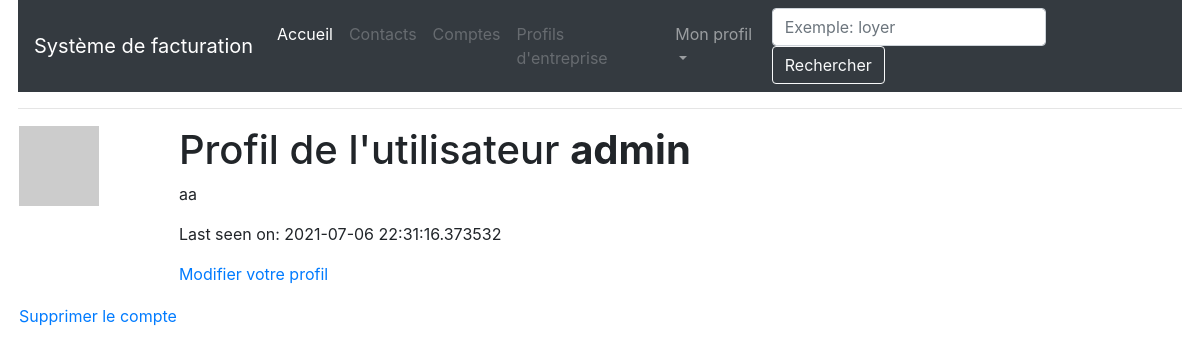
Page /user/admin (signed in) on the earlier database version.
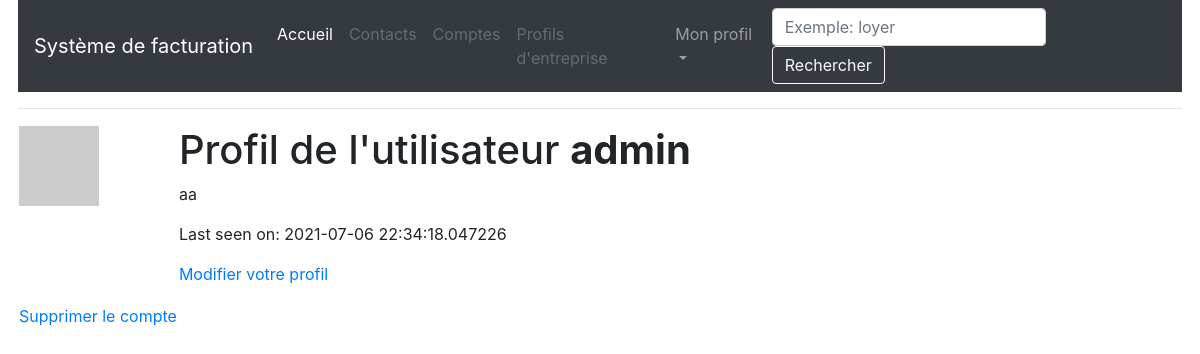
Same page on the later database version.
### app/models.py (models this page shows, shortened)
class User(UserMixin, db.Model):
    id = db.Column(db.Integer, primary_key=True)
    username = db.Column(db.String(64), index=True, unique=True)
    email = db.Column(db.String(120), index=True, unique=True)
    password_hash = db.Column(db.String(128))
    factures = db.relationship('Facture', backref='author', lazy='dynamic')
    about_me = db.Column(db.String(140))
    last_seen = db.Column(db.DateTime, default=datetime.utcnow)
    def avatar(self, size):
        digest = md5(self.email.lower().encode('utf-8')).hexdigest()
        return 'https://www.gravatar.com/avatar/{}?d=identicon&s={}'.format(digest, size)

### app/routes.py (the view)
@app.route('/user/<username>')
@login_required
def user(username):
    user = User.query.filter_by(username=username).first_or_404()
    return render_template('user.html', title='Mon profil', user=user)

### app/models.py (called while the page is built)
@login.user_loader
def load_user(id):
    return User.query.get(int(id))

### app/routes.py (called while the page is built)
@app.before_request
def before_request():
    if current_user.is_authenticated:
        current_user.last_seen = datetime.utcnow()
        db.session.commit()

### app/templates/user.html
{% extends "base.html" %}
{% block app_content %}
    <table>
        <tr valign="top">
            <td><img src="{{ user.avatar(128) }}"></td>
            <td>
                <h1>Profil de l'utilisateur <strong>{{ user.username }}</strong></h1>
                {% if user.about_me %}<p>{{ user.about_me }}</p>{% endif %}
                {% if user.last_seen %}<p>Last seen on: {{ user.last_seen }}</p>{% endif %}
                {% if user == current_user %}
                <p><a href="{{ url_for('edit_profile') }}">Modifier votre profil</a></p>
                {% endif %}
            </td>
        </tr>
        <tr>
            <td>
                <a href="{{ url_for('delete_user', username=current_user.username) }}">Supprimer le compte</a>
            </td>
        </tr>
    </table>
{% endblock %}

### app/templates/base.html (shortened to what this page needs)
{% extends 'bootstrap/base.html' %}
{% block html %}
  {% block head %}
    {% block styles %}
      <link rel="stylesheet" href="https://maxcdn.bootstrapcdn.com/bootstrap/4.0.0/css/bootstrap.min.css">
      <link rel="stylesheet" href="{{ url_for('static', filename='css/style.css') }}">
    {% endblock %}
  {% endblock %}
  {% block body %}
    {% block navbar %}
    <nav class="navbar navbar-expand-lg navbar-dark bg-dark">
      <a class="navbar-brand" href="{{ url_for('index') }}">Système de facturation</a>
      <div class="collapse navbar-collapse">
        <ul class="navbar-nav mr-auto">
            <li class="nav-item active">
              <a class="nav-link" href="{{ url_for('index') }}">Accueil</a>
            </li>
            {% if current_user.is_anonymous %}
            <li class="nav-item">
              <a class="nav-link" href="{{ url_for('register') }}">S'inscrire</a>
            </li>
            <li class="nav-item">
              <a class="nav-link" href="{{ url_for('login') }}">Se connecter</a>
            </li>
            {% else %}
            <li class="nav-item">
              <a class="nav-link disabled" href="#">Contacts</a>
            </li>
            <li class="nav-item">
              <a class="nav-link disabled" href="#">Comptes</a>
            </li>
            <li class="nav-item">
              <a class="nav-link disabled" href="#">Profils d'entreprise</a>
            </li>
            <li class="nav-item dropdown">
              <a class="nav-link dropdown-toggle" href="#" id="navbarDropdown" role="button" data-toggle="dropdown" aria-haspopup="true" aria-expanded="false">Mon profil</a>
            </li>
            {% endif %}
        </ul>
        <form class="form-inline">
          <input class="form-control mr-sm-2" type="search" placeholder="Exemple: loyer" aria-label="Search" />
          <button class="btn btn-outline-light my-2 my-sm-0" type="submit">Rechercher</button>
        </form>
      </div>
    </nav>
    <hr>
    {% endblock %}
    {% block app_content %}{% endblock %}
  {% endblock %}
{% endblock %}

Differences in the rows shown:
changed User "admin": last_seen "2021-07-06 22:31:16.373532" → "2021-07-06 22:34:18.047226"
